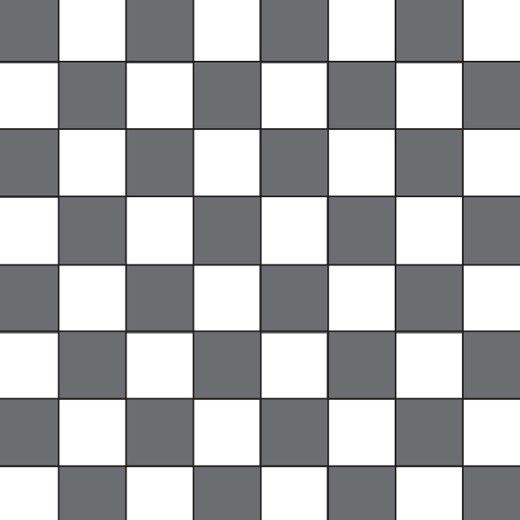
#> input picture opencv/cbd.jpg, 520 x 520 px
$ python corner_detect.py
#> lines starting #> are read from the running program, lines starting #| are printed output that depends on the picture; after the words box and inside, x2 and y2 are one past the last pixel; in counts of white or black regions, pixels touching at a corner belong together
import cv2 as cv
import numpy as np

img=cv.imread('cbd.jpg')
#> img is the input picture: shape (520, 520, 3); mean B, G, R 176.5, 174.5, 174.1
#img=cv.resize(img,(0,0),fx=0.5,fy=0.5)
gray=cv.cvtColor(img,cv.COLOR_BGR2GRAY)

corners=cv.goodFeaturesToTrack(gray,100,0.01,10)
#> corners = 49 rows, first 8: [393, 59], [393, 194], [464, 400], [60, 59], [464, 59], [191, 198], [393, 464], [393, 400]
corners=np.int0(corners)

for corner in corners:
    x,y=corner.ravel()
    cv.circle(img,(x,y),5,(255,0,0),-1)
#> this loop made 49 passes
#> (x, y) on passes 1 to 12: (393, 59), (393, 194), (464, 400), (60, 59), (464, 59), (191, 198), (393, 464), (393, 400), (464, 194), (464, 130), (397, 127), (191, 468)
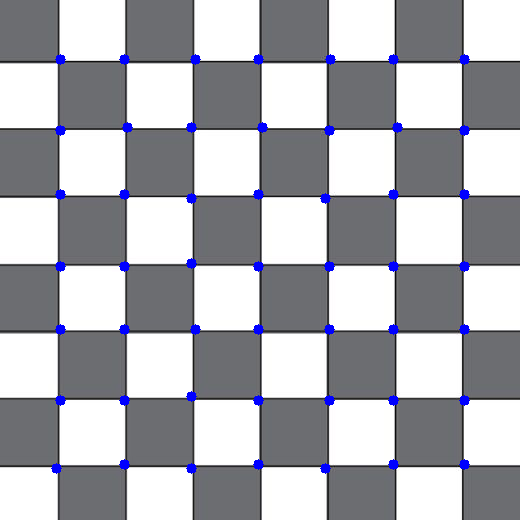
#> img: shape (520, 520, 3); 1.47% of pixels changed, all inside (x1, y1, x2, y2) = (51, 54, 470, 474)


for i in range(len(corners)):
    for j in range(i+1,len(corners)):
            c1=tuple(corners[i][0])
            c2=tuple(corners[j][0])
            color=tuple(map(lambda x :int(x),np.random.randint(0,255,size=3)))
            cv.line(img,c1,c2,color,1)
#> this loop made 49 passes
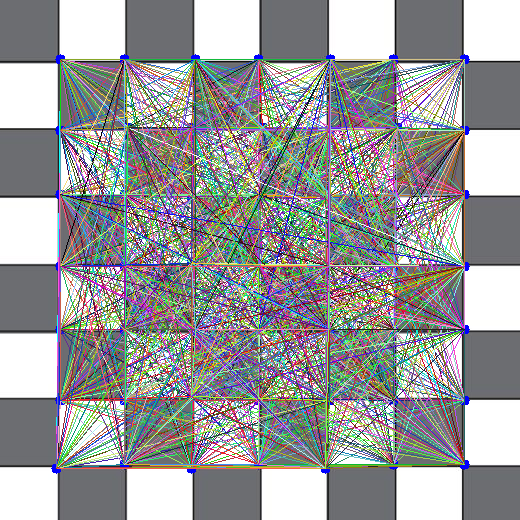
#> img: shape (520, 520, 3); mean B, G, R 154.8, 153.9, 153.2

cv.imshow('Circled',img)
cv.waitKey(0)
cv.destroyAllWindows()
